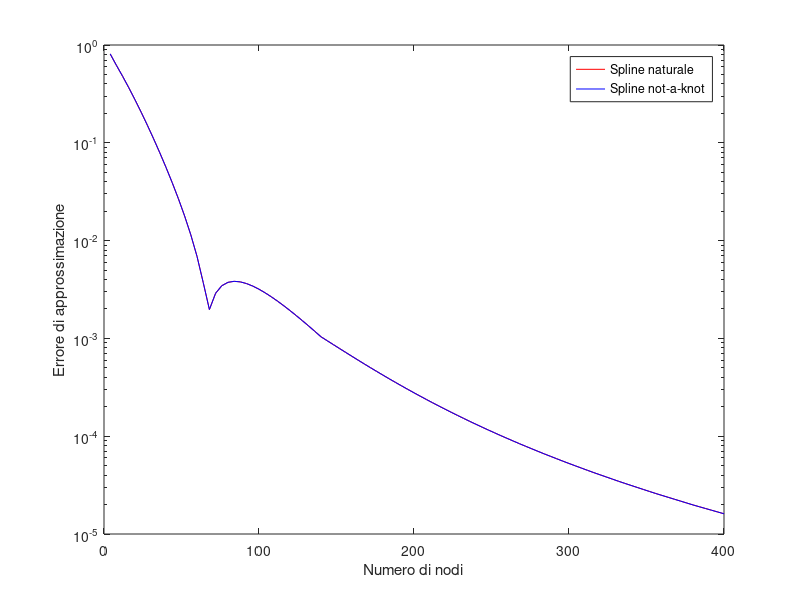

MATLAB code to generate this figure:
% Definizione della funzione di Runge
f = @(x) 1./(1+25*x.^2);

% Ascisse equidistanti
x = linspace(-5,5,10001);

% Ascisse della partizione
n_values = 4:4:400;
errors_natural = zeros(size(n_values));
errors_not_a_knot = zeros(size(n_values));

for i=1:length(n_values)
    n = n_values(i);
    xi = linspace(-5,5,n+1);
    yi = f(xi);

    % Spline interpolante naturale
    s_natural = spline(xi,yi,x);
    errors_natural(i) = max(abs(f(x)-s_natural));

    % Spline interpolante not-a-knot
    s_not_a_knot = spline(xi,yi,x);
    errors_not_a_knot(i) = max(abs(f(x)-s_not_a_knot));
end

% Grafico dell'errore di approssimazione
semilogy(n_values,errors_natural,'r',n_values,errors_not_a_knot,'b');
legend('Spline naturale','Spline not-a-knot');
xlabel('Numero di nodi');
ylabel('Errore di approssimazione');